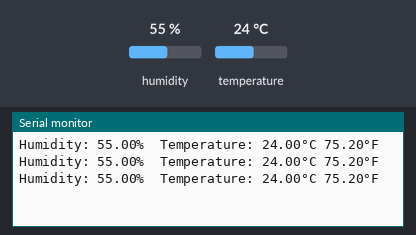
Bench run of a sketch on a simulated Arduino Uno, built with avr-gcc and run on an emulated ATmega328P. Parts: the last lines printed to the serial monitor. The test bench sets the inputs (shaded band); at power-on: humidity 55 %, temperature 24 °C.

Above: at 3.8 s.
3.9 s: humidity set to 22 %
At 6.6 s:
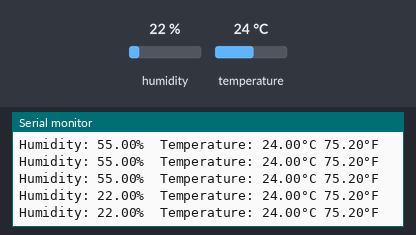
10.1 s: temperature set to 12 °C
At 11.0 s:
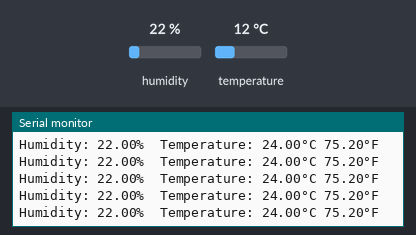
13.0 s: humidity set to 40 %
At 14.0 s:
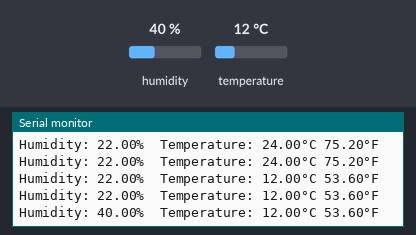
Timing chart, 0 to 16.0 s (numbered marks = the images above; inputs shaded):
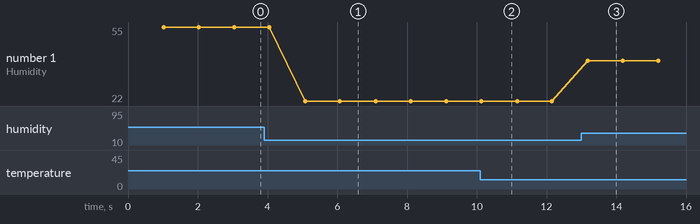

Measured:
- after the input at 3.9 s, the serial monitor: prints a new line after 1.2 s (image 1)
- after the input at 13.0 s, the serial monitor: prints a new line after 0.18 s (image 3)
- plotted number 1: 55 → 22 after the input at 3.9 s, 22 → 40 after the input at 13.0 s

The sketch:

humidity.ino
```cpp
#include <dht.h>

#include <dht.h>
```

DHTtester.ino
```cpp
// Example testing sketch for various DHT humidity/temperature sensors
// Written by ladyada, public domain

// REQUIRES the following Arduino libraries:
// - DHT Sensor Library: https://github.com/adafruit/DHT-sensor-library
// - Adafruit Unified Sensor Lib: https://github.com/adafruit/Adafruit_Sensor

#include "DHT.h"

#define DHTPIN 2     // Digital pin connected to the DHT sensor
// Feather HUZZAH ESP8266 note: use pins 3, 4, 5, 12, 13 or 14 --
// Pin 15 can work but DHT must be disconnected during program upload.

// Uncomment whatever type you're using
#define DHTTYPE DHT11   // DHT 11
//#define DHTTYPE DHT22   // DHT 22  (AM2302), AM2321
//#define DHTTYPE DHT21   // DHT 21 (AM2301)

// Connect pin 1 (on the left) of the sensor to +5V
// NOTE: If using a board with 3.3V logic like an Arduino Due connect pin 1
// to 3.3V instead of 5V!
// Connect pin 2 of the sensor to whatever your DHTPIN is
// Connect pin 3 (on the right) of the sensor to GROUND (if your sensor has 3 pins)
// Connect pin 4 (on the right) of the sensor to GROUND and leave the pin 3 EMPTY (if your sensor has 4 pins)
// Connect a 10K resistor from pin 2 (data) to pin 1 (power) of the sensor

// Initialize DHT sensor.
// Note that older versions of this library took an optional third parameter to
// tweak the timings for faster processors.  This parameter is no longer needed
// as the current DHT reading algorithm adjusts itself to work on faster procs.
DHT dht(DHTPIN, DHTTYPE);

void setup() {
  Serial.begin(9600);
  //Serial.println(F("DHTxx test!"));

  dht.begin();
}

void loop() {
  // Wait a few seconds between measurements.
  delay(1000);

  // Reading temperature or humidity takes about 250 milliseconds!
  // Sensor readings may also be up to 2 seconds 'old' (its a very slow sensor)
  float h = dht.readHumidity();
  // Read temperature as Celsius (the default)
  float t = dht.readTemperature();
  // Read temperature as Fahrenheit (isFahrenheit = true)
  float f = dht.readTemperature(true);

  // Check if any reads failed and exit early (to try again).
  if (isnan(h) || isnan(t) || isnan(f)) {
    Serial.println(F("Failed to read from DHT sensor!"));
    return;
  }

  // Compute heat index in Fahrenheit (the default)
//  float hif = dht.computeHeatIndex(f, h);
//  // Compute heat index in Celsius (isFahreheit = false)
//  float hic = dht.computeHeatIndex(t, h, false);

  Serial.print(F("Humidity: "));
  Serial.print(h);
  Serial.print(F("%  Temperature: "));
  Serial.print(t);
  Serial.print(F("°C "));
  Serial.print(f);
  Serial.println(F("°F"));
//  Serial.print(F("°F  Heat index: "));
//  Serial.print(hic);
//  Serial.print(F("°C "));
//  Serial.print(hif);
//  Serial.println(F("°F"));
}
```

first_code.ino
```cpp
//void setup() {
//  // put your setup code here, to run once:
// pinMode(LED_BUILTIN, OUTPUT);
//}
//
//void loop() {
//  // put your main code here, to run repeatedly:
//digitalWrite(LED_BUILTIN, LOW);   // turn the LED on (HIGH is the voltage level)
//  delay(10);                       // wait for a second
//  digitalWrite(LED_BUILTIN, HIGH);    // turn the LED off by making the voltage LOW
//  delay(1000);
//}

//
//int LED = 13;
//void setup(){
//  pinMode(LED , OUTPUT);
//
//}
//
//void loop(){
//  digitalWrite(LED, HIGH);
//  delay(1000);
//  digitalWrite(LED, LOW);
//  delay(1000);
//}

//fade
//
//int led =13;
//int bright=100;
//int fade=50;
//void setup(){
//pinMode(led,OUTPUT);
//
//}
//void loop(){
//  analogWrite(led, bright);
//  bright=bright+fade;
//  if(bright<=0 || bright>=255){
//    fade=-fade;
//  }
//  delay(30);
//}
```
